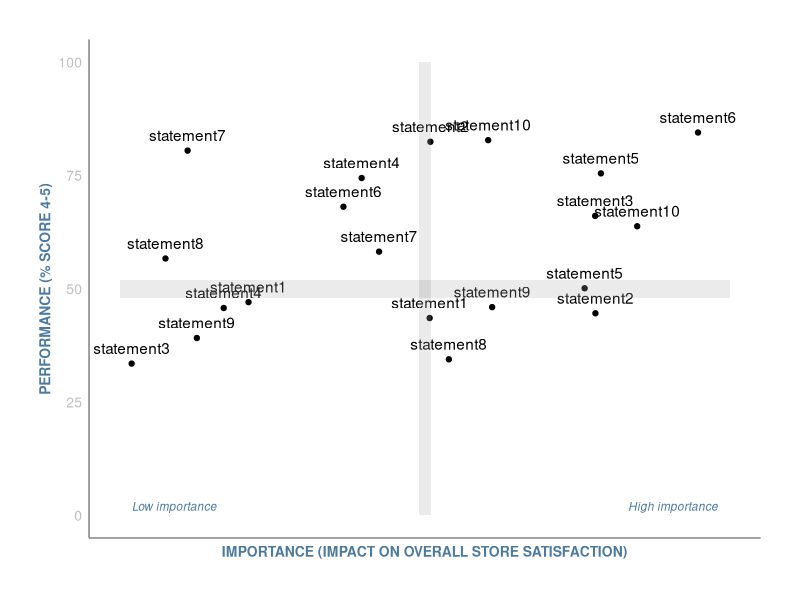

Source code (R):
library(tidyverse)
df <- data_frame(country = c(rep("SE", 10), rep("NO", 10)),
                 importance = runif(20, 0, 1),
                 performance = runif(20, .3, .9),
                 itemtext = rep(c('statement1','statement2','statement3','statement4',
                              'statement5','statement6','statement7','statement8',
                              'statement9','statement10'),2))


library(ggthemes)
ggplot(df, aes(x = importance, y = performance * 100)) + geom_point() +
    geom_text(aes(x = importance, y = performance * 100, label = itemtext), 
                  vjust = -.8) +
    theme_minimal() +
    theme(plot.margin = unit(c(1,1,1,1), "cm"),
          panel.grid.major.y = element_blank(),
          panel.grid.minor.y = element_blank(),
          panel.grid.major.x = element_blank(),
          panel.grid.minor.x = element_blank(),
          axis.line.x = element_line(color = "grey50"),
          axis.line.y = element_line(color = "grey50"),
          axis.text.x=element_blank(),
          axis.text.y = element_text(color="grey", size="10"),
          axis.title.x = element_text(color="#4c7a9f", size="10", face="bold"),
          axis.title.y = element_text(color="#4c7a9f", size="10", face="bold"),
          axis.ticks = element_blank(),
          plot.title = element_text(color="#2e6e9c", face="bold", size="14"),
          legend.position="bottom", legend.title = element_blank(),
          legend.key = element_blank(),
          legend.text = element_text(color="#2e6e9c", size="10")) +
    # scale_x_continuous(expand = c(0, 0)) + # Howto get 0 at absolute 0?
    # scale_y_continuous(expand = c(0, 0)) +
    ylim(c(0,100)) +
    xlab(label = "IMPORTANCE (IMPACT ON OVERALL STORE SATISFACTION)") +
    ylab(label = "PERFORMANCE (% SCORE 4-5)") +
    annotate(geom = "text", x = 0.02, y = 2, label = "Low importance", 
             color = "#4c7a9f", size = 3, fontface = "italic", hjust = 0) +
    annotate(geom = "text", x = 0.98, y = 2, label = "High importance", 
             color = "#4c7a9f", size = 3, fontface = "italic", hjust = 1) +
    geom_rect(mapping=aes(xmin=0.49, xmax=0.51, ymin=0, ymax=100), fill = "grey90", alpha=0.01) +
    geom_rect(mapping=aes(xmin=0, xmax=1, ymin=48, ymax=52), fill = "grey90", alpha=0.01)

